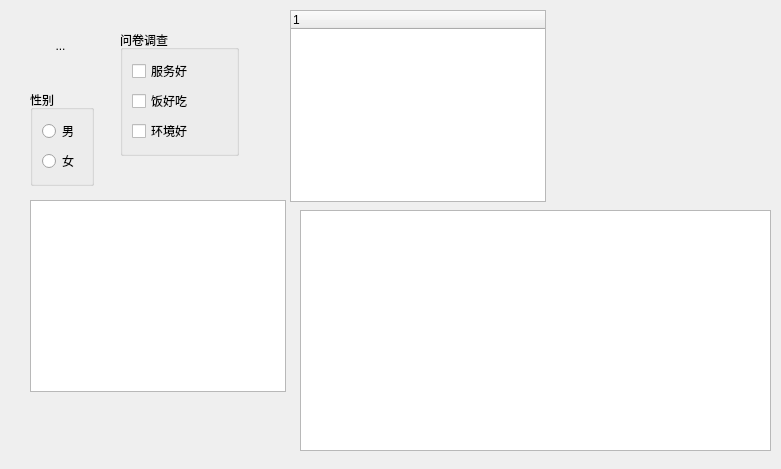
<?xml version="1.0" encoding="UTF-8"?>
<ui version="4.0">
 <class>Widget</class>
 <widget class="QWidget" name="Widget">
  <property name="geometry">
   <rect>
    <x>0</x>
    <y>0</y>
    <width>781</width>
    <height>469</height>
   </rect>
  </property>
  <property name="windowTitle">
   <string>Widget</string>
  </property>
  <widget class="QToolButton" name="toolButton">
   <property name="geometry">
    <rect>
     <x>30</x>
     <y>20</y>
     <width>61</width>
     <height>51</height>
    </rect>
   </property>
   <property name="text">
    <string>...</string>
   </property>
   <property name="icon">
    <iconset resource="res.qrc">
     <normaloff>:/Image/1.jpg</normaloff>:/Image/1.jpg</iconset>
   </property>
   <property name="iconSize">
    <size>
     <width>32</width>
     <height>32</height>
    </size>
   </property>
   <property name="toolButtonStyle">
    <enum>Qt::ToolButtonTextBesideIcon</enum>
   </property>
   <property name="autoRaise">
    <bool>true</bool>
   </property>
  </widget>
  <widget class="QGroupBox" name="groupBox">
   <property name="geometry">
    <rect>
     <x>30</x>
     <y>90</y>
     <width>64</width>
     <height>96</height>
    </rect>
   </property>
   <property name="title">
    <string>性别</string>
   </property>
   <layout class="QVBoxLayout" name="verticalLayout">
    <item>
     <widget class="QRadioButton" name="radioButton_man">
      <property name="text">
       <string>男</string>
      </property>
     </widget>
    </item>
    <item>
     <widget class="QRadioButton" name="radioButton_woman">
      <property name="text">
       <string>女</string>
      </property>
     </widget>
    </item>
   </layout>
  </widget>
  <widget class="QGroupBox" name="groupBox_2">
   <property name="geometry">
    <rect>
     <x>120</x>
     <y>30</y>
     <width>119</width>
     <height>126</height>
    </rect>
   </property>
   <property name="title">
    <string>问卷调查</string>
   </property>
   <layout class="QVBoxLayout" name="verticalLayout_2">
    <item>
     <widget class="QCheckBox" name="checkBox_service">
      <property name="text">
       <string>服务好</string>
      </property>
     </widget>
    </item>
    <item>
     <widget class="QCheckBox" name="checkBox_taste">
      <property name="text">
       <string>饭好吃</string>
      </property>
     </widget>
    </item>
    <item>
     <widget class="QCheckBox" name="checkBox_environment">
      <property name="text">
       <string>环境好</string>
      </property>
     </widget>
    </item>
   </layout>
  </widget>
  <widget class="QListWidget" name="listWidget">
   <property name="geometry">
    <rect>
     <x>30</x>
     <y>200</y>
     <width>256</width>
     <height>192</height>
    </rect>
   </property>
  </widget>
  <widget class="QTreeWidget" name="treeWidget">
   <property name="geometry">
    <rect>
     <x>290</x>
     <y>10</y>
     <width>256</width>
     <height>192</height>
    </rect>
   </property>
   <column>
    <property name="text">
     <string notr="true">1</string>
    </property>
   </column>
  </widget>
  <widget class="QTableWidget" name="tableWidget">
   <property name="geometry">
    <rect>
     <x>300</x>
     <y>210</y>
     <width>471</width>
     <height>241</height>
    </rect>
   </property>
  </widget>
 </widget>
 <resources>
  <include location="res.qrc"/>
 </resources>
 <connections/>
</ui>
